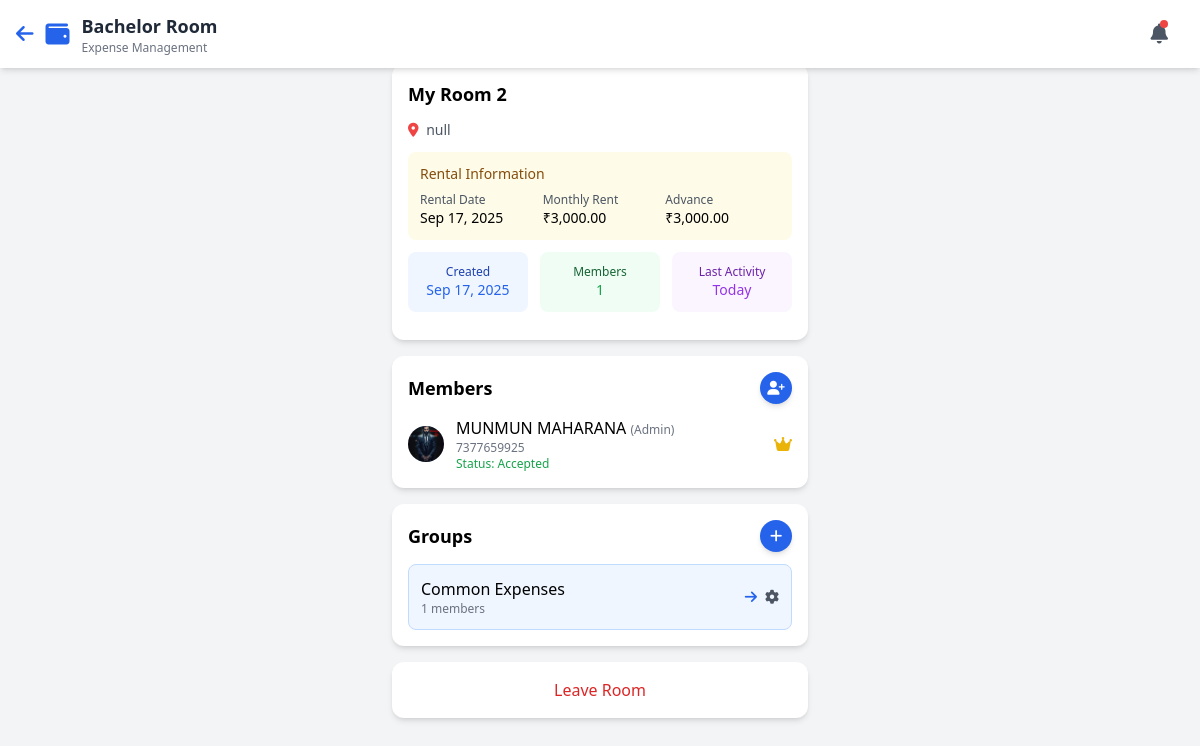
Page /room-details.php?id=2 (signed in) on the committed database.
### tables this page shows
CREATE TABLE `rooms` (
  `id` int(11) NOT NULL,
  `name` varchar(100) NOT NULL,
  `description` text DEFAULT NULL,
  `address` text NOT NULL,
  `latitude` varchar(20) DEFAULT NULL,
  `longitude` varchar(20) DEFAULT NULL,
  `rental_date` date DEFAULT NULL,
  `monthly_rent` decimal(10,2) DEFAULT NULL,
  `advance_payment` decimal(10,2) DEFAULT NULL,
  `created_by` int(11) NOT NULL,
  `created_at` timestamp NOT NULL DEFAULT current_timestamp(),
  `updated_at` timestamp NOT NULL DEFAULT current_timestamp() ON UPDATE current_timestamp()
);

CREATE TABLE `room_members` (
  `id` int(11) NOT NULL,
  `room_id` int(11) NOT NULL,
  `user_id` int(11) NOT NULL,
  `is_admin` tinyint(1) DEFAULT 0,
  `is_co_admin` tinyint(1) DEFAULT 0,
  `is_read_only` tinyint(1) DEFAULT 0,
  `invitation_status` enum('pending','accepted','rejected') DEFAULT 'accepted',
  `joined_at` timestamp NULL DEFAULT NULL,
  `last_activity` timestamp NULL DEFAULT NULL
);

CREATE TABLE `users` (
  `id` int(11) NOT NULL,
  `full_name` varchar(100) NOT NULL,
  `phone` varchar(20) NOT NULL,
  `email` varchar(100) DEFAULT NULL,
  `password` varchar(255) NOT NULL,
  `profile_image` varchar(255) DEFAULT 'default_avatar.png',
  `room_number` varchar(20) DEFAULT NULL,
  `joined_date` date DEFAULT NULL,
  `occupation` varchar(100) DEFAULT NULL,
  `emergency_contact` varchar(20) DEFAULT NULL,
  `kyc_status` enum('pending','verified','rejected') DEFAULT 'pending',
  `id_proof` varchar(255) DEFAULT NULL,
  `address_proof` varchar(255) DEFAULT NULL,
  `selfie_verification` varchar(255) DEFAULT NULL,
  `created_at` timestamp NOT NULL DEFAULT current_timestamp(),
  `updated_at` timestamp NOT NULL DEFAULT current_timestamp() ON UPDATE current_timestamp()
);

CREATE TABLE `room_groups` (
  `id` int(11) NOT NULL,
  `room_id` int(11) NOT NULL,
  `name` varchar(100) NOT NULL,
  `description` text DEFAULT NULL,
  `created_by` int(11) NOT NULL,
  `created_at` timestamp NOT NULL DEFAULT current_timestamp(),
  `updated_at` timestamp NOT NULL DEFAULT current_timestamp() ON UPDATE current_timestamp()
);

### room-details.php (the view, shortened to what this page needs)
<?php
require_once 'config/config.php';
$user_id = $_SESSION['user_id'];
$room_id = isset($_GET['id']) ? intval($_GET['id']) : 0;
$stmt = $conn->prepare("SELECT r.*, DATE_FORMAT(r.created_at, '%b %d, %Y') as formatted_date,
                        (SELECT COUNT(*) FROM room_members WHERE room_id = r.id) as member_count,
                        rm.is_admin
                        FROM rooms r
                        JOIN room_members rm ON r.id = rm.room_id AND rm.user_id = ?
                        WHERE r.id = ?");
$stmt->bind_param("ii", $user_id, $room_id);
$stmt->execute();
$result = $stmt->get_result();
$room = $result->fetch_assoc();
$is_admin = $room['is_admin'];
$stmt = $conn->prepare("SELECT rm.*, u.full_name, u.phone, u.email, u.profile_image
                        FROM room_members rm
                        JOIN users u ON rm.user_id = u.id
                        WHERE rm.room_id = ?
                        ORDER BY rm.is_admin DESC, u.full_name ASC");
$stmt->bind_param("i", $room_id);
$stmt->execute();
$members_result = $stmt->get_result();
$stmt = $conn->prepare("SELECT rg.*,
                       (SELECT COUNT(*) FROM group_members WHERE group_id = rg.id) as member_count,
                       (SELECT COUNT(*) FROM group_members WHERE group_id = rg.id AND user_id = ?) as is_member
                       FROM room_groups rg
                       WHERE rg.room_id = ?
                       ORDER BY rg.created_at ASC");
$stmt->bind_param("ii", $user_id, $room_id);
$stmt->execute();
$groups_result = $stmt->get_result();
?>
<!DOCTYPE html>
<html lang="en">
<head>
    <script src="https://cdn.tailwindcss.com"></script>
    <link
        rel="stylesheet"
        href="https://cdnjs.cloudflare.com/ajax/libs/font-awesome/6.4.0/css/all.min.css"
    />
</head>
<body class="bg-gray-100">
    <header class="fixed top-0 left-0 right-0 bg-white shadow-md z-10">
        <div class="flex justify-between items-center px-4 py-3">
            <div class="flex items-center">
                <a href="index.php" class="mr-3">
                    <i class="fas fa-arrow-left text-blue-600 text-xl"></i>
                </a>
                <div class="mr-3">
                    <i class="fas fa-wallet text-blue-600 text-2xl"></i>
                </div>
                <div>
                    <h1 class="text-lg font-bold text-gray-800">Bachelor Room</h1>
                    <p class="text-xs text-gray-500">Expense Management</p>
                </div>
            </div>
            <div class="flex items-center">
                <div class="mr-4 relative">
                    <i class="fas fa-bell text-gray-600 text-xl"></i>
                    <span class="absolute top-0 right-0 h-2 w-2 bg-red-500 rounded-full"></span>
                </div>
            </div>
        </div>
    </header>
    <main class="pt-16 pb-24 px-4 max-w-md mx-auto">
        <div class="bg-white rounded-xl shadow-md p-4 mb-4">
            <h2 class="text-lg font-semibold mb-3"><?php echo htmlspecialchars($room['name']); ?></h2>
            <div class="text-sm text-gray-600 mb-3">
                <i class="fas fa-map-marker-alt text-red-500 mr-1"></i>
                <?php echo nl2br(htmlspecialchars($room['address'])); ?>
            </div>
            <?php if (!empty($room['monthly_rent']) || !empty($room['rental_date']) || !empty($room['advance_payment'])): ?>
            <div class="bg-yellow-50 rounded-lg p-3 mb-3">
                <h3 class="text-sm font-medium text-yellow-800 mb-2">Rental Information</h3>
                <div class="grid grid-cols-3 gap-2 text-sm">
                    <?php if (!empty($room['rental_date'])): ?>
                    <div>
                        <p class="text-xs text-gray-600">Rental Date</p>
                        <p class="font-medium"><?php echo date('M d, Y', strtotime($room['rental_date'])); ?></p>
                    </div>
                    <?php endif; ?>
                    <?php if (!empty($room['monthly_rent'])): ?>
                    <div>
                        <p class="text-xs text-gray-600">Monthly Rent</p>
                        <p class="font-medium">₹<?php echo number_format($room['monthly_rent'], 2); ?></p>
                    </div>
                    <?php endif; ?>
                    <?php if (!empty($room['advance_payment'])): ?>
                    <div>
                        <p class="text-xs text-gray-600">Advance</p>
                        <p class="font-medium">₹<?php echo number_format($room['advance_payment'], 2); ?></p>
                    </div>
                    <?php endif; ?>
                </div>
            </div>
            <?php endif; ?>
            <div class="grid grid-cols-3 gap-3 mb-3">
                <div class="bg-blue-50 rounded-lg p-3 text-center">
                    <p class="text-xs text-blue-800">Created</p>
                    <p class="text-sm font-medium text-blue-600"><?php echo $room['formatted_date']; ?></p>
                </div>
                <div class="bg-green-50 rounded-lg p-3 text-center">
                    <p class="text-xs text-green-800">Members</p>
                    <p class="text-sm font-medium text-green-600"><?php echo $room['member_count']; ?></p>
                </div>
                <div class="bg-purple-50 rounded-lg p-3 text-center">
                    <p class="text-xs text-purple-800">Last Activity</p>
                    <p class="text-sm font-medium text-purple-600">Today</p>
                </div>
            </div>
        </div>
        <div class="bg-white rounded-xl shadow-md p-4 mb-4">
            <div class="flex justify-between items-center mb-3">
                <h2 class="text-lg font-semibold">Members</h2>
                <?php if ($is_admin): ?>
                <button onclick="toggleModal('addMemberModal')" class="h-8 w-8 rounded-full bg-blue-600 text-white flex items-center justify-center shadow-md hover:bg-blue-700 text-sm">
                    <i class="fas fa-user-plus"></i>
                </button>
                <?php endif; ?>
            </div>
            <ul class="space-y-3">
                <?php while ($member = $members_result->fetch_assoc()): ?>
                <li class="flex items-center justify-between">
                    <div class="flex items-center">
                        <div class="h-9 w-9 rounded-full bg-blue-100 overflow-hidden flex items-center justify-center mr-3">
                            <?php if (!empty($member['profile_image'])): ?>
                                <img src="<?php echo htmlspecialchars($member['profile_image']); ?>" alt="Profile" class="h-full w-full object-cover">
                            <?php else: ?>
                                <i class="fas fa-user text-blue-600"></i>
                            <?php endif; ?>
                        </div>
                        <div>
                            <span class="font-medium"><?php echo htmlspecialchars($member['full_name']); ?>
                                <?php if ($member['is_admin']): ?><span class="text-xs text-gray-500">(Admin)</span><?php endif; ?>
                            </span>
                            <p class="text-xs text-gray-500"><?php echo htmlspecialchars($member['phone']); ?></p>
                            <p class="text-xs <?php
                                echo $member['invitation_status'] == 'accepted' ? 'text-green-600' :
                                     ($member['invitation_status'] == 'pending' ? 'text-yellow-600' : 'text-red-600');
                            ?>">
                                Status: <?php echo ucfirst($member['invitation_status']); ?>
                            </p>
                        </div>
                    </div>
                    <?php if ($member['is_admin']): ?>
                    <i class="fas fa-crown text-yellow-500"></i>
                    <?php elseif ($is_admin): ?>
                    <button class="text-gray-400 hover:text-red-500" onclick="confirmRemoveMember(<?php echo $member['user_id']; ?>, '<?php echo htmlspecialchars($member['full_name']); ?>')">
                        <i class="fas fa-times"></i>
                    </button>
                    <?php endif; ?>
                </li>
                <?php endwhile; ?>
            </ul>
        </div>
        <div class="bg-white rounded-xl shadow-md p-4 mb-4">
            <div class="flex justify-between items-center mb-3">
                <h2 class="text-lg font-semibold">Groups</h2>
                <?php if ($is_admin): ?>
                <button onclick="toggleModal('createGroupModal')" class="h-8 w-8 rounded-full bg-blue-600 text-white flex items-center justify-center shadow-md hover:bg-blue-700 text-sm">
                    <i class="fas fa-plus"></i>
                </button>
                <?php endif; ?>
            </div>
            <?php if ($groups_result->num_rows > 0): ?>
            <ul class="space-y-3">
                <?php while ($group = $groups_result->fetch_assoc()): ?>
                <li class="flex items-center justify-between p-3 border rounded-lg <?php echo $group['is_member'] ? 'border-blue-200 bg-blue-50' : 'border-gray-200'; ?>">
                    <div>
                        <div class="font-medium"><?php echo htmlspecialchars($group['name']); ?></div>
                        <p class="text-xs text-gray-500"><?php echo $group['member_count']; ?> members</p>
                    </div>
                    <div class="flex items-center">
                        <?php if ($group['is_member']): ?>
                        <a href="group-details.php?id=<?php echo $group['id']; ?>" class="text-blue-600 text-sm mr-2">
                            <i class="fas fa-arrow-right"></i>
                        </a>
                        <?php elseif ($is_admin): ?>
                        <button onclick="joinGroup(<?php echo $group['id']; ?>)" class="text-green-600 text-sm mr-2">
                            <i class="fas fa-user-plus"></i>
                        </button>
                        <?php endif; ?>
                        <?php if ($is_admin): ?>
                        <button onclick="manageGroupMembers(<?php echo $group['id']; ?>, '<?php echo htmlspecialchars($group['name']); ?>')" class="text-gray-600 text-sm">
                            <i class="fas fa-cog"></i>
                        </button>
                        <?php endif; ?>
                    </div>
                </li>
                <?php endwhile; ?>
            </ul>
            <?php else: ?>
            <p class="text-center text-gray-500 py-4">No groups created yet.</p>
            <?php endif; ?>
        </div>
        <div class="bg-white rounded-xl shadow-md p-4 text-center">
            <button onclick="confirmLeaveRoom()" class="text-red-600 font-medium">Leave Room</button>
        </div>
    </main>
</body>
</html>

### rows in the picture
rooms: name "My Room 2", address "null", rental_date "Sep 17, 2025", monthly_rent "3,000.00", advance_payment "3,000.00"
room_members: user.profile_image (picture), user.full_name "MUNMUN MAHARANA", is_admin "(Admin)", user.phone "7377659925", invitation_status "Accepted"
room_groups: name "Common Expenses", member_count "1"

### other values in the picture
$room['formatted_date'] "Sep 17, 2025"
$room['member_count'] "1"
